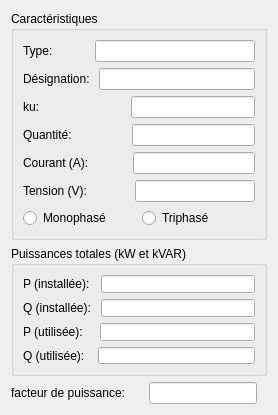
     <widget class="QWidget" name="tabMatCT">
      <attribute name="title">
       <string>Matériel</string>
      </attribute>
      <layout class="QGridLayout" name="gridLayout_16">
       <item row="0" column="0">
        <widget class="QGroupBox" name="groupBox_11">
         <property name="title">
          <string>Caractéristiques</string>
         </property>
         <layout class="QGridLayout" name="gridLayout_14">
          <item row="0" column="0">
           <layout class="QVBoxLayout" name="verticalLayout_3">
            <item>
             <layout class="QHBoxLayout" name="horizontalLayout_39">
              <property name="spacing">
               <number>39</number>
              </property>
              <item>
               <widget class="QLabel" name="label_43">
                <property name="text">
                 <string>Type: </string>
                </property>
               </widget>
              </item>
              <item>
               <widget class="QLineEdit" name="lineEditTypeMat_3">
                <property name="alignment">
                 <set>Qt::AlignRight|Qt::AlignTrailing|Qt::AlignVCenter</set>
                </property>
                <property name="readOnly">
                 <bool>true</bool>
                </property>
               </widget>
              </item>
             </layout>
            </item>
            <item>
             <layout class="QHBoxLayout" name="horizontalLayout_40">
              <item>
               <widget class="QLabel" name="label_44">
                <property name="text">
                 <string>Désignation: </string>
                </property>
               </widget>
              </item>
              <item>
               <widget class="QLineEdit" name="lineEditDesignationMat_3">
                <property name="alignment">
                 <set>Qt::AlignRight|Qt::AlignTrailing|Qt::AlignVCenter</set>
                </property>
                <property name="readOnly">
                 <bool>true</bool>
                </property>
               </widget>
              </item>
             </layout>
            </item>
            <item>
             <layout class="QHBoxLayout" name="horizontalLayout_41">
              <property name="spacing">
               <number>88</number>
              </property>
              <item>
               <widget class="QLabel" name="label_45">
                <property name="text">
                 <string>ku: </string>
                </property>
               </widget>
              </item>
              <item>
               <widget class="QLineEdit" name="lineEditKu_3">
                <property name="alignment">
                 <set>Qt::AlignRight|Qt::AlignTrailing|Qt::AlignVCenter</set>
                </property>
                <property name="readOnly">
                 <bool>true</bool>
                </property>
               </widget>
              </item>
             </layout>
            </item>
            <item>
             <layout class="QHBoxLayout" name="horizontalLayout_42">
              <property name="spacing">
               <number>57</number>
              </property>
              <item>
               <widget class="QLabel" name="label_46">
                <property name="text">
                 <string>Quantité: </string>
                </property>
               </widget>
              </item>
              <item>
               <widget class="QLineEdit" name="lineEditQuantite_3">
                <property name="alignment">
                 <set>Qt::AlignRight|Qt::AlignTrailing|Qt::AlignVCenter</set>
                </property>
                <property name="readOnly">
                 <bool>true</bool>
                </property>
               </widget>
              </item>
             </layout>
            </item>
            <item>
             <layout class="QHBoxLayout" name="horizontalLayout_43">
              <property name="spacing">
               <number>41</number>
              </property>
              <item>
               <widget class="QLabel" name="label_47">
                <property name="text">
                 <string>Courant (A): </string>
                </property>
               </widget>
              </item>
              <item>
               <widget class="QLineEdit" name="lineEditCourant">
                <property name="maximumSize">
                 <size>
                  <width>16777215</width>
                  <height>16777215</height>
                 </size>
                </property>
                <property name="alignment">
                 <set>Qt::AlignRight|Qt::AlignTrailing|Qt::AlignVCenter</set>
                </property>
                <property name="readOnly">
                 <bool>true</bool>
                </property>
               </widget>
              </item>
             </layout>
            </item>
            <item>
             <layout class="QHBoxLayout" name="horizontalLayout_44">
              <property name="spacing">
               <number>48</number>
              </property>
              <item>
               <widget class="QLabel" name="label_49">
                <property name="text">
                 <string>Tension (V):</string>
                </property>
               </widget>
              </item>
              <item>
               <widget class="QLineEdit" name="lineEditTension">
                <property name="maximumSize">
                 <size>
                  <width>16777215</width>
                  <height>16777215</height>
                 </size>
                </property>
                <property name="alignment">
                 <set>Qt::AlignRight|Qt::AlignTrailing|Qt::AlignVCenter</set>
                </property>
                <property name="readOnly">
                 <bool>true</bool>
                </property>
               </widget>
              </item>
             </layout>
            </item>
            <item>
             <layout class="QHBoxLayout" name="horizontalLayout_50">
              <item>
               <widget class="QRadioButton" name="Monophase">
                <property name="text">
                 <string>Monophasé</string>
                </property>
                <property name="checkable">
                 <bool>true</bool>
                </property>
               </widget>
              </item>
              <item>
               <widget class="QRadioButton" name="Triphase">
                <property name="text">
                 <string>Triphasé</string>
                </property>
                <property name="checkable">
                 <bool>true</bool>
                </property>
               </widget>
              </item>
             </layout>
            </item>
           </layout>
          </item>
         </layout>
        </widget>
       </item>
       <item row="1" column="0">
        <widget class="QGroupBox" name="groupBox_12">
         <property name="minimumSize">
          <size>
           <width>0</width>
           <height>130</height>
          </size>
         </property>
         <property name="maximumSize">
          <size>
           <width>16777215</width>
           <height>130</height>
          </size>
         </property>
         <property name="title">
          <string>Puissances totales (kW et kVAR)</string>
         </property>
         <layout class="QGridLayout" name="gridLayout_15">
          <item row="0" column="0">
           <layout class="QHBoxLayout" name="horizontalLayout_45">
            <property name="spacing">
             <number>8</number>
            </property>
            <item>
             <widget class="QLabel" name="label_50">
              <property name="text">
               <string>P (installée): </string>
              </property>
             </widget>
            </item>
            <item>
             <widget class="QLineEdit" name="lineEditPInstalleeMat_3">
              <property name="alignment">
               <set>Qt::AlignRight|Qt::AlignTrailing|Qt::AlignVCenter</set>
              </property>
              <property name="readOnly">
               <bool>true</bool>
              </property>
             </widget>
            </item>
           </layout>
          </item>
          <item row="1" column="0">
           <layout class="QHBoxLayout" name="horizontalLayout_46">
            <item>
             <widget class="QLabel" name="label_51">
              <property name="text">
               <string>Q (installée): </string>
              </property>
             </widget>
            </item>
            <item>
             <widget class="QLineEdit" name="lineEditQInstalleeMat_3">
              <property name="alignment">
               <set>Qt::AlignRight|Qt::AlignTrailing|Qt::AlignVCenter</set>
              </property>
              <property name="readOnly">
               <bool>true</bool>
              </property>
             </widget>
            </item>
           </layout>
          </item>
          <item row="2" column="0">
           <layout class="QHBoxLayout" name="horizontalLayout_47">
            <property name="spacing">
             <number>13</number>
            </property>
            <item>
             <widget class="QLabel" name="label_52">
              <property name="text">
               <string>P (utilisée): </string>
              </property>
             </widget>
            </item>
            <item>
             <widget class="QLineEdit" name="lineEditPUtiliseeMat_3">
              <property name="alignment">
               <set>Qt::AlignRight|Qt::AlignTrailing|Qt::AlignVCenter</set>
              </property>
              <property name="readOnly">
               <bool>true</bool>
              </property>
             </widget>
            </item>
           </layout>
          </item>
          <item row="3" column="0">
           <layout class="QHBoxLayout" name="horizontalLayout_48">
            <property name="spacing">
             <number>10</number>
            </property>
            <item>
             <widget class="QLabel" name="label_53">
              <property name="text">
               <string>Q (utilisée): </string>
              </property>
             </widget>
            </item>
            <item>
             <widget class="QLineEdit" name="lineEditQUtiliseeMat_3">
              <property name="alignment">
               <set>Qt::AlignRight|Qt::AlignTrailing|Qt::AlignVCenter</set>
              </property>
              <property name="readOnly">
               <bool>true</bool>
              </property>
             </widget>
            </item>
           </layout>
          </item>
         </layout>
        </widget>
       </item>
       <item row="2" column="0">
        <layout class="QHBoxLayout" name="horizontalLayout_49">
         <property name="spacing">
          <number>24</number>
         </property>
         <property name="rightMargin">
          <number>10</number>
         </property>
         <item>
          <widget class="QLabel" name="label_54">
           <property name="text">
            <string>facteur de puissance:</string>
           </property>
          </widget>
         </item>
         <item>
          <widget class="QLineEdit" name="lineEditCosMat_3">
           <property name="alignment">
            <set>Qt::AlignRight|Qt::AlignTrailing|Qt::AlignVCenter</set>
           </property>
           <property name="readOnly">
            <bool>true</bool>
           </property>
          </widget>
         </item>
        </layout>
       </item>
      </layout>
     </widget>
